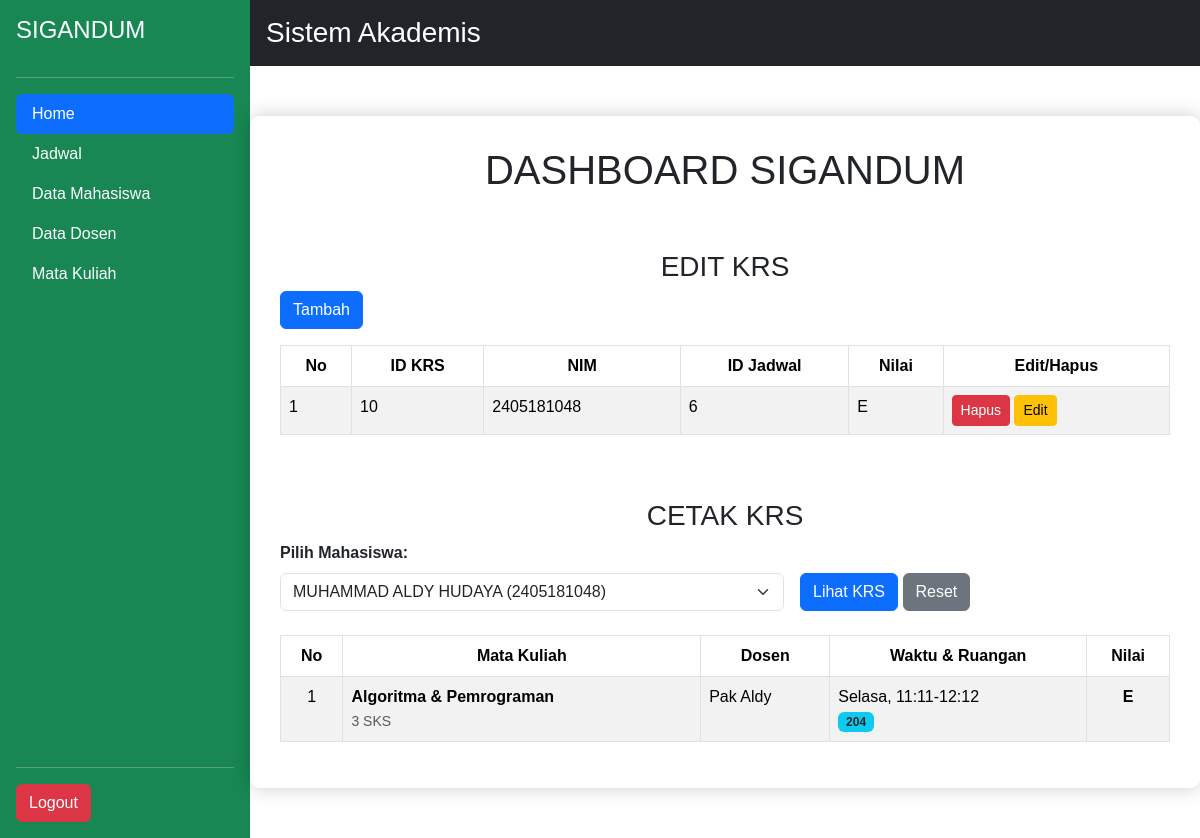
The page /index.php?nim=2405181048 (signed in) on the database its author committed.
### tables this page shows
CREATE TABLE `krs` (
  `id_krs` int NOT NULL,
  `nim` varchar(15) NOT NULL,
  `id_jadwal` int NOT NULL,
  `nilai` varchar(5) DEFAULT NULL
);

CREATE TABLE `mk` (
  `id_mk` varchar(15) NOT NULL,
  `nama_mk` varchar(50) DEFAULT NULL,
  `sks` int DEFAULT NULL
);

CREATE TABLE `dosen` (
  `id_dosen` varchar(15) NOT NULL,
  `nama_dosen` varchar(50) DEFAULT NULL
);

CREATE TABLE `jadwal` (
  `id_jadwal` int NOT NULL,
  `id_mk` varchar(15) NOT NULL,
  `id_dosen` varchar(15) NOT NULL,
  `hari` varchar(10) NOT NULL,
  `jam_mulai` time NOT NULL,
  `jam_selesai` time NOT NULL,
  `semester` varchar(5) NOT NULL,
  `ruangan` varchar(20) DEFAULT NULL
);

### index.php (the view, shortened to what this page needs)
<!DOCTYPE html>
<html lang="en">
<head>
    <link href="https://cdn.jsdelivr.net/npm/bootstrap@5.3.3/dist/css/bootstrap.min.css" rel="stylesheet">
    <link rel="stylesheet" href="style.css">
</head>
<body>
<?php
include 'koneksi.php';
?>
<div class="d-flex">
    <div class="d-flex flex-column flex-shrink-0 p-3 bg-success text-white" style="width: 250px; min-height: 100vh;">
        <h4 class="mb-3">SIGANDUM</h4>
        <hr>
        <ul class="nav nav-pills flex-column mb-auto">
            <li class="nav-item">
                <a href="index.php" class="nav-link text-white active" aria-current="page">
                    Home
                </a>
            </li>
            <li>
                <a href="jadwal.php" class="nav-link text-white">
                    Jadwal
                </a>
            </li>
            <li>
                <a href="tabel.php" class="nav-link text-white">
                    Data Mahasiswa
                </a>
            </li>
            <li>
                <a href="dosen.php" class="nav-link text-white">
                    Data Dosen
                </a>
            </li>
            <li>
                <a href="mk.php" class="nav-link text-white">
                    Mata Kuliah
                </a>
            </li>
        </ul>
        <hr>
        <div>
            <button type="button" class="btn btn-danger" id="logout">Logout</button>
        </div>
    </div>
    <div class="flex-grow-1">
        <header class="bg-dark text-white p-3">
            <h3 class="m-0">Sistem Akademis</h3>
        </header>
        <main>
            <section>
                <h1 class="text-center" style="font">DASHBOARD SIGANDUM</h1>
                <br><br>
                <h3 class="text-center" style="text-white">EDIT KRS</h2>
                <button type="button" class="btn btn-primary mb-3" data-bs-toggle="modal" data-bs-target="#myModal">
                Tambah
            </button>
            <table class="table table-bordered table-striped">
                <thead>
                    <tr class="text-center">
                        <th>No</th>
                        <th>ID KRS</th>
                        <th>NIM</th>
                        <th>ID Jadwal</th>
                        <th>Nilai</th>
                        <th>Edit/Hapus</th>
                    </tr>
                </thead>
                <tbody>
                    <?php
                    $sql = "SELECT * FROM krs";
                    $result = $conn->query($sql);
                    $nomor = 1;
                    if ($result->num_rows > 0) {
                        while($row = $result->fetch_assoc()) {
                            echo "<tr>
                                <td>$nomor</td>
                                <td>$row[id_krs]</td>
                                <td>$row[nim]</td>
                                <td>$row[id_jadwal]</td>
                                <td>$row[nilai]</td>
                                <td>
                                    <a href='db/hapus.php?id_krs=$row[id_krs]' class='btn btn-danger btn-sm'>Hapus</a>
                                    <a href='db/edit.php?id_krs=$row[id_krs]' class='btn btn-warning btn-sm'>Edit</a>
                                </td>
                            </tr>";
                            $nomor++;
                        }
                    }
                    ?>
                </tbody>
            </table>
            <br><br>
            <h3 class="text-center" style="text-white">CETAK KRS</h2>
            <form action="" method="GET" class="row g-3 align-items-end mb-4">
            <div class="col-auto">
                <label for="nim" class="form-label fw-bold">Pilih Mahasiswa:</label>
                <select class="form-select" id="nim" name="nim" required>
                    <?php
                    $sql_nim = "SELECT nim, nama FROM mahasiswa ORDER BY nama ASC";
                    $result_nim = $conn->query($sql_nim);
                    $selected_nim = isset($_GET['nim']) ? $_GET['nim'] : '';
                    if ($result_nim->num_rows > 0) {
                        while($row = $result_nim->fetch_assoc()) {
                            $selected = ($row['nim'] == $selected_nim) ? 'selected' : '';
                            echo "<option value='" . $row['nim'] . "' $selected>" . $row['nama'] . " (" . $row['nim'] . ")</option>";
                        }
                    }
                    ?>
                     </select>
    </div>
    <div class="col-auto">
        <button type="submit" class="btn btn-primary">Lihat KRS</button>
        <a href="index.php" class="btn btn-secondary">Reset</a>
    </div>
</form>
<table class="table table-bordered table-striped">
    <thead>
        <tr class="text-center">
            <th>No</th>
            <th>Mata Kuliah</th>
            <th>Dosen</th>
            <th>Waktu & Ruangan</th>
            <th>Nilai</th>
        </tr>
    </thead>
    <tbody>
        <?php
        if (isset($_GET['nim']) && $_GET['nim'] != '') {
            $nim = $_GET['nim'];
            $sql_cetak = "SELECT
                            mk.nama_mk,
                            mk.sks,
                            d.nama_dosen,
                            j.hari,
                            j.jam_mulai,
                            j.jam_selesai,
                            j.ruangan,
                            k.nilai
                        FROM krs k
                        JOIN jadwal j ON k.id_jadwal = j.id_jadwal
                        JOIN mk ON j.id_mk = mk.id_mk
                        JOIN dosen d ON j.id_dosen = d.id_dosen
                        WHERE k.nim = '$nim'";
            $result_cetak = $conn->query($sql_cetak);
            $nomor = 1;
            if ($result_cetak && $result_cetak->num_rows > 0) {
                while($row = $result_cetak->fetch_assoc()) {
                    $waktu = $row['hari'] . ", " . substr($row['jam_mulai'], 0, 5) . "-" . substr($row['jam_selesai'], 0, 5);
                    $sks = isset($row['sks']) ? $row['sks'] : '-';
                    echo "<tr>
                            <td class='text-center'>$nomor</td>
                            <td>
                                <strong>{$row['nama_mk']}</strong><br>
                                <small class='text-muted'>{$sks} SKS</small>
                            </td>
                            <td>{$row['nama_dosen']}</td>
                            <td>
                                {$waktu} <br>
                                <span class='badge bg-info text-dark'>{$row['ruangan']}</span>
                            </td>
                            <td class='text-center fw-bold'>{$row['nilai']}</td>
                        </tr>";
                    $nomor++;
                }
            } else {
                echo "<tr><td colspan='5' class='text-center text-danger'>Mahasiswa ini belum mengambil KRS (Data Kosong).</td></tr>";
            }
        } else {
            echo "<tr><td colspan='5' class='text-center'>Silakan pilih mahasiswa dan klik tombol 'Lihat KRS'.</td></tr>";
        }
        ?>
    </tbody>
</table>
                </section>
            </main>
        </div>
</div>
</body>
</html>

### style.css (style rules this page uses)
body { font-family: Arial, sans-serif; background: url('background.jpg') no-repeat center center fixed; background-size: cover; margin: 0; padding: 0; }
main { background-color: rgba(255, 255, 255, 0.95); padding: 30px; margin: 50px auto; max-width: 9000px; border-radius: 10px; box-shadow: 0 0 20px rgba(0, 0, 0, 0.2); }

### rows shown on the page
krs: id_krs "10", nim "2405181048", id_jadwal "6", nilai "E", mk.nama_mk "Algoritma & Pemrograman", mk.sks "3", dosen.nama_dosen "Pak Aldy", id_jadwal.jam_selesai "Selasa, 11:11-12:12", id_jadwal.ruangan "204"

### other values the page prints
form field nim "MUHAMMAD ALDY HUDAYA (2405181048)"
